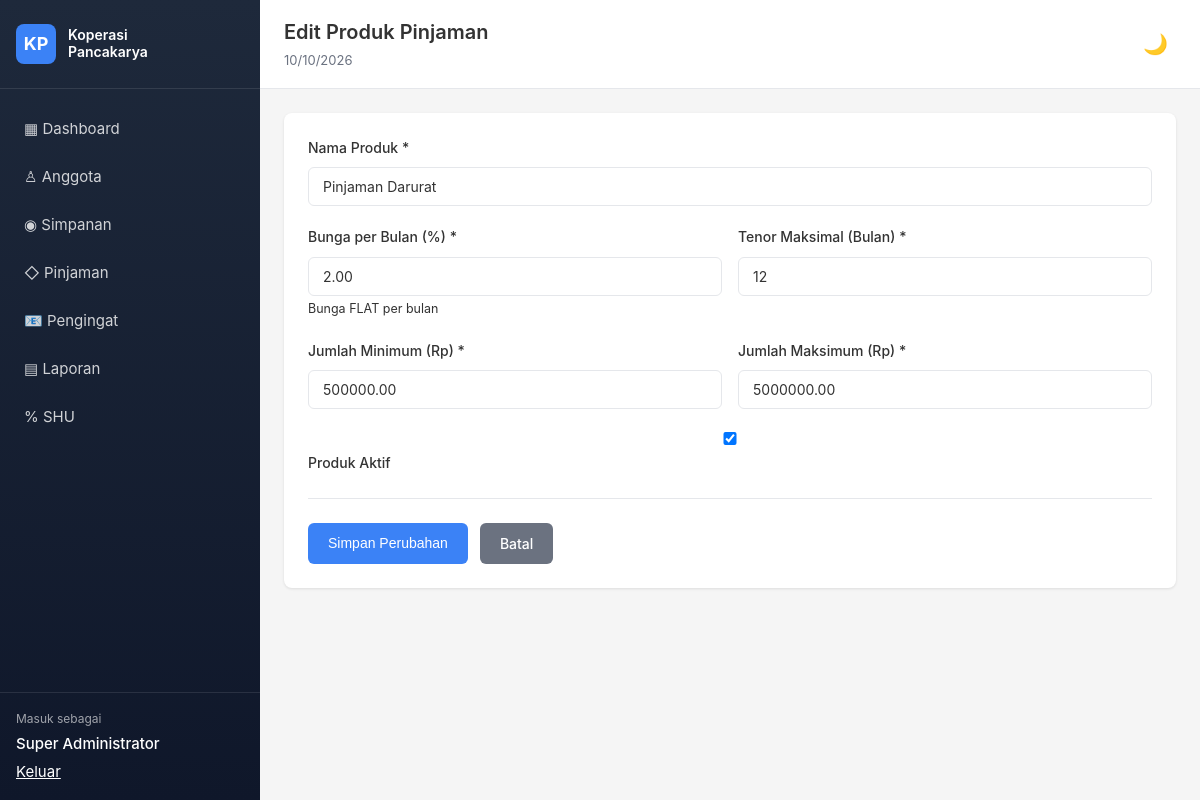
The app's page /pages/loan-products/form.php?id=3 (signed in) with its own data.
### tables this page shows
CREATE TABLE `loan_products` (
  `id` int(11) NOT NULL AUTO_INCREMENT,
  `name` varchar(100) NOT NULL,
  `interest_rate` decimal(5,2) NOT NULL COMMENT 'Bunga per bulan FLAT (%)',
  `max_tenor_months` int(11) NOT NULL,
  `min_amount` decimal(15,2) NOT NULL,
  `max_amount` decimal(15,2) NOT NULL,
  `is_active` tinyint(1) NOT NULL DEFAULT 1,
  `created_at` timestamp NOT NULL DEFAULT CURRENT_TIMESTAMP,
  `updated_at` timestamp NOT NULL DEFAULT CURRENT_TIMESTAMP ON UPDATE CURRENT_TIMESTAMP,
  PRIMARY KEY (`id`)
);

### config/database.php (called while the page is built, shortened)
<?php
function db(): mysqli
{
    static $db;
    if (!$db) {
        $db = new mysqli(DB_HOST, DB_USER, DB_PASS, DB_NAME);
        $db->set_charset('utf8mb4');
    }
    return $db;
}

### includes/functions.php (called while the page is built, shortened)
<?php
function e(mixed $value): string
{
    return htmlspecialchars((string) $value, ENT_QUOTES, 'UTF-8');
}
function url(string $path = ''): string
{
    return rtrim(APP_URL, '/') . '/' . ltrim($path, '/');
}

### pages/loan-products/form.php (the view, shortened to what this page needs)
<?php
require_once __DIR__ . '/../../config/database.php';
require_once __DIR__ . '/../../includes/functions.php';
$id = isset($_GET['id']) ? (int) $_GET['id'] : 0;
$is_edit = $id > 0;
if ($is_edit) {
    $stmt = db()->prepare('SELECT * FROM loan_products WHERE id = ?');
    $stmt->bind_param('i', $id);
    $stmt->execute();
    $product = $stmt->get_result()->fetch_assoc();
} else {
    $product = null;
    $title = 'Tambah Produk Pinjaman';
}
require __DIR__ . '/../../includes/header.php';
?>
<div class="card">
    <form method="post" class="form">
        <div class="form-group">
            <label for="name">Nama Produk *</label>
            <input type="text" id="name" name="name" value="<?= e($product['name'] ?? '') ?>" required>
        </div>
        <div class="form-row">
            <div class="form-group">
                <label for="interest_rate">Bunga per Bulan (%) *</label>
                <input type="number" id="interest_rate" name="interest_rate" step="0.01" min="0" value="<?= $product['interest_rate'] ?? '1.5' ?>" required>
                <small>Bunga FLAT per bulan</small>
            </div>
            <div class="form-group">
                <label for="max_tenor_months">Tenor Maksimal (Bulan) *</label>
                <input type="number" id="max_tenor_months" name="max_tenor_months" min="1" value="<?= $product['max_tenor_months'] ?? '12' ?>" required>
            </div>
        </div>
        <div class="form-row">
            <div class="form-group">
                <label for="min_amount">Jumlah Minimum (Rp) *</label>
                <input type="number" id="min_amount" name="min_amount" step="10000" min="0" value="<?= $product['min_amount'] ?? '1000000' ?>" required>
            </div>
            <div class="form-group">
                <label for="max_amount">Jumlah Maksimum (Rp) *</label>
                <input type="number" id="max_amount" name="max_amount" step="10000" min="0" value="<?= $product['max_amount'] ?? '20000000' ?>" required>
            </div>
        </div>
        <div class="form-group">
            <label>
                <input type="checkbox" name="is_active" value="1" <?= ($product['is_active'] ?? 1) ? 'checked' : '' ?>>
                Produk Aktif
            </label>
        </div>
        <div class="form-actions">
            <button type="submit" class="btn btn-primary"><?= $is_edit ? 'Simpan Perubahan' : 'Tambah Produk' ?></button>
            <a href="<?= url('pages/loan-products/index.php') ?>" class="btn btn-secondary">Batal</a>
        </div>
    </form>
</div>
<?php require __DIR__ . '/../../includes/footer.php'; ?>

### assets/css/app.css (style rules this page uses)
:root { --page-bg: #f5f5f5; --surface: #ffffff; --surface-muted: #f9fafb; --border-color: #e5e7eb; --text-color: #333333; --muted-color: #6b7280; --sidebar-bg: #1e293b; --sidebar-bg-end: #0f172a; --primary: #3b82f6; --primary-hover: #2563eb; }
* { margin: 0; padding: 0; box-sizing: border-box; }
body { font: 15px/1.6 -apple-system, BlinkMacSystemFont, 'Segoe UI', Roboto, sans-serif; color: var(--text-color); background: var(--page-bg); }
a { color: var(--primary); text-decoration: none; }
.card { background: var(--surface); border-radius: 8px; box-shadow: 0 1px 3px rgba(0,0,0,0.1); padding: 1.5rem; margin-bottom: 1.5rem; }
.form-group { margin-bottom: 1.25rem; }
.form-group label { display: block; margin-bottom: 0.5rem; font-weight: 500; color: var(--text-color); font-size: 14px; }
.form-group input, .form-group select, .form-group textarea { width: 100%; padding: 0.625rem 0.875rem; border: 1px solid var(--border-color); border-radius: 6px; font-size: 14px; font-family: inherit; transition: border-color 0.2s; background: var(--surface); color: var(--text-color); }
.form-row { display: grid; grid-template-columns: repeat(auto-fit, minmax(200px, 1fr)); gap: 1rem; }
.form-actions { display: flex; gap: 0.75rem; margin-top: 1.5rem; padding-top: 1.5rem; border-top: 1px solid var(--border-color); }
.btn { display: inline-block; padding: 0.625rem 1.25rem; border-radius: 6px; font-size: 14px; font-weight: 500; text-decoration: none; border: none; cursor: pointer; transition: all 0.2s; line-height: 1.5; text-align: center; }
.btn-primary { background: var(--primary); color: #fff; }
.btn-secondary { background: #6b7280; color: #fff; }

### records on screen
loan_products: name "Pinjaman Darurat", interest_rate "2.00", max_tenor_months "12", min_amount "500000.00", max_amount "5000000.00", is_active "☑"

### other values on screen
current_user()['name'] "Super Administrator"
$title "Edit Produk Pinjaman"
